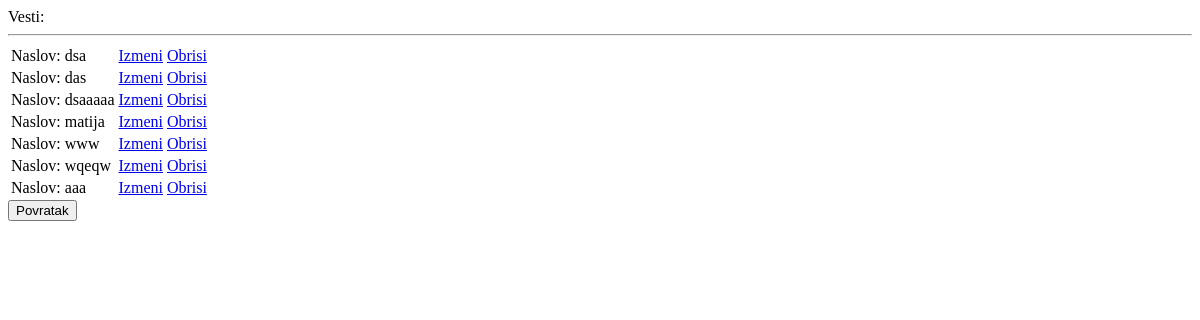
Page /prikazVesti.php (signed in) on the earlier database version.
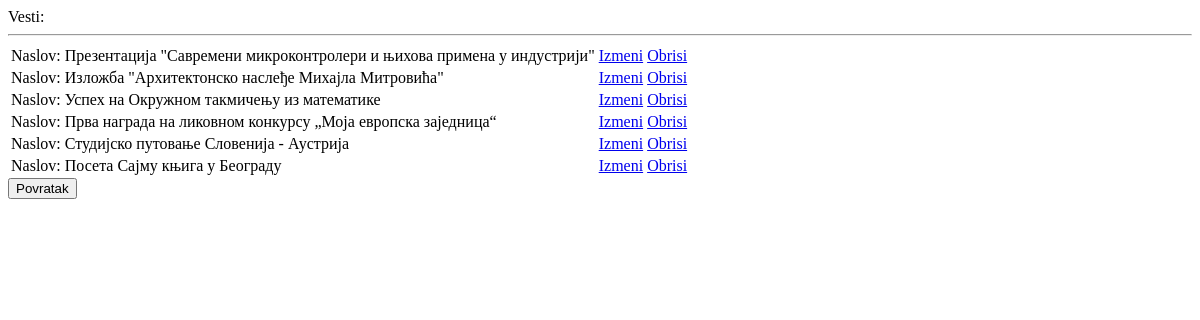
Same page on the later database version.
### tables this page shows
CREATE TABLE `vesti` (
  `id` int(11) NOT NULL,
  `naslov` varchar(255) NOT NULL,
  `opis` varchar(255) NOT NULL,
  `takmicenje` int(11) DEFAULT NULL,
  `datum` timestamp NULL DEFAULT current_timestamp()
);

### classes/dbh.php (called while the page is built, shortened)
<?php
class Dbh{
    protected function connect() {
        try{
            $username = "root";
            $password = "";
            $dbh = new PDO('mysql:host=localhost;dbname=php_dev', $username, $password);
            return $dbh;
        }catch (PDOException $e){
            print 'Error: ' . $e->getMessage() . "<br/>";
            die();
        }
    }
    public function getVestiDbh(){
        $sql = "SELECT * FROM vesti";
        $stmt = $this->connect()->query($sql);
        return $stmt;
    }
}

### prikazVesti.php (the view, shortened to what this page needs)
<?php
if(isset($_SESSION['userid'])):
include "classes/dbh.php";
$vest = new Dbh();
$vesti = $vest->getVestiDbh();
?>
<!DOCTYPE html>
<html>
<head>
</head>
<body>
<div>
    <form method="post">
        <label for="courses">Vesti:</label>
        <hr>
        <table>
            <?php
            foreach ($vesti as $key => $value):
                ?>
                <tr>
                    <td>
                        <label>Naslov: </label>
                        <?= $value['naslov'] ?>
                    </td>
                    <td>
                        <a href="includes/editVesti.php?id=<?= $value['id'] ?>">Izmeni</a>
                    </td>
                    <td>
                        <a href="includes/deleteVesti.php?id=<?= $value['id'] ?>">Obrisi</a>
                    </td>
                </tr>
            <?php endforeach; ?>
        </table>
    </form>
    <button onclick="document.location='unosVesti.php'">Povratak</button>
</div>
</body>
<?php else:
header('Location: index.php?error=pleaseLogIn');
endif;
    ?>
</html>

Differences in the rows shown:
removed vesti: naslov "dsa"
removed vesti: naslov "das"
removed vesti: naslov "dsaaaaa"
removed vesti: naslov "matija"
removed vesti: naslov "www"
removed vesti: naslov "wqeqw"
removed vesti: naslov "aaa"
added vesti: naslov "Презентација \"Савремени микроконтролери и њихова примена у индустрији\""
added vesti: naslov "Изложба \"Архитектонско наслеђе Михајла Митровића\""
added vesti: naslov "Успех на Окружном такмичењу из математике"
added vesti: naslov "Прва награда на ликовном конкурсу „Моја европска заједница“"
added vesti: naslov "Студијско путовање Словенија - Аустрија"
added vesti: naslov "Посета Сајму књига у Београду"
